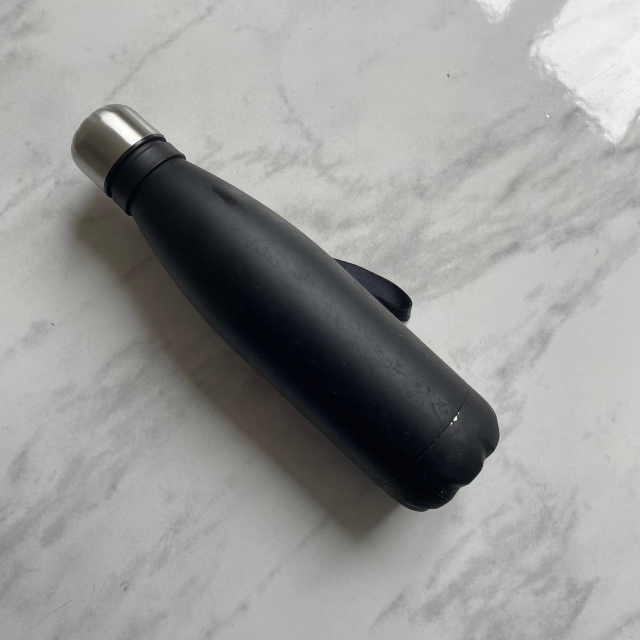
#> input picture opencv_pca/bt.jpeg, 1280 x 1280 px, given in place of the camera (shown at 1/2 size)
$ python ovc_pca_camera.py
#> lines starting #> are read from the running program, lines starting #| are printed output that depends on the picture; after the words box and inside, x2 and y2 are one past the last pixel; in counts of white or black regions, pixels touching at a corner belong together
#python code for 2D PCA on images from camera
#change index to modify camera device
#press "q" to start PCA algorithm

import cv2 as cv
from math import atan2, cos, sin, sqrt, pi
import numpy as np

# [57 lines left out: functions drawAxis, getOrientation, not called in this run]

cap = cv.VideoCapture(4)
cap.set(cv.CAP_PROP_FRAME_WIDTH, 400)
cap.set(cv.CAP_PROP_FRAME_HEIGHT, 400)
cap.set(cv.CAP_PROP_FPS, 20)

# Load the image
while True:
    # Capture frame-by-frame
    ret, frame = cap.read()
#> frame is the input picture: shape (1280, 1280, 3); mean B, G, R 150.7, 152.7, 152.1
    # if frame is read correctly ret is True
    if not ret:
        print("Can't receive frame (stream end?). Exiting ...")
        break
    # Display the resulting frame
    cv.imshow('frame', frame)
    if cv.waitKey(1) == ord('q'):
#> (key q is pressed here)
        break

img=frame

# Was the image there?
if img is None:
  print("Error: File not found")
  exit(0)

cv.imshow('Input Image', img)

# Convert image to grayscale
gray = cv.cvtColor(img, cv.COLOR_BGR2GRAY)
cv.imshow('Output Image', img)
# Convert image to binary
_, bw = cv.threshold(gray, 50, 255, cv.THRESH_BINARY | cv.THRESH_OTSU)
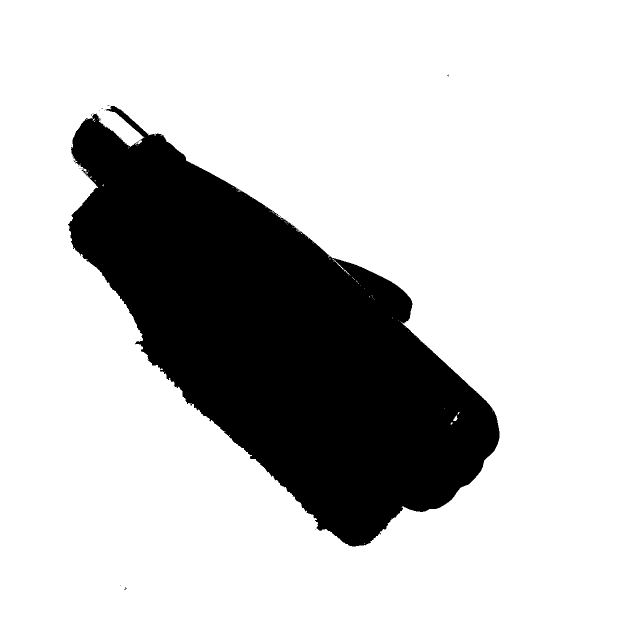
#> bw: shape (1280, 1280) (shown at 1/2 size); 78.2% white; 23 black regions (22 under 20 px)

# Find all the contours in the thresholded image
contours, _ = cv.findContours(bw, cv.RETR_LIST, cv.CHAIN_APPROX_NONE)
#> contours = 131 contours, 127 with area under 20; largest, box (x1, y1, x2, y2) and area: (0, 0, 1280, 1280) 1635841, (135, 211, 1000, 1094) 358528, (906, 831, 915, 842) 42, (665, 517, 701, 551) 32

for i, c in enumerate(contours):

  # Calculate the area of each contour
  area = cv.contourArea(c)

  # Ignore contours that are too small or too large
  if area < 3700 or 100000 < area:
    continue

  # Draw each contour only for visualisation purposes
  cv.drawContours(img, contours, i, (0, 0, 255), 2)

  # Find the orientation of each shape
  getOrientation(c, img)
#> this loop made 131 passes
#> area on passes 8, 40: 42.5, 31.5

cv.imshow('Output Image', img)
cv.waitKey(0)
cv.destroyAllWindows()

# Save the output image to the current directory
cv.imwrite("output_img.jpg", img)
